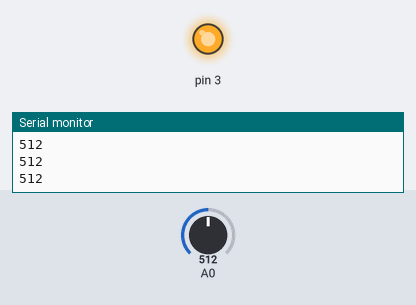
This sketch was run on a simulated Arduino Uno, built with avr-gcc and run on an emulated ATmega328P. On the bench: output pins drawn as LEDs (lit = HIGH), the last lines printed to the serial monitor. Inputs (shaded band) come from the test bench; at power-on: A0 = 512.

Above: at 1.2 s.
1.3 s: A0 set to 209
2.8 s: A0 set to 186
At 3.1 s:
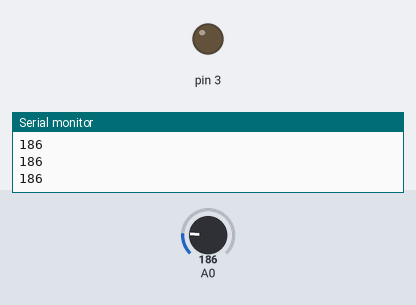
4.3 s: A0 set to 210
At 5.5 s:
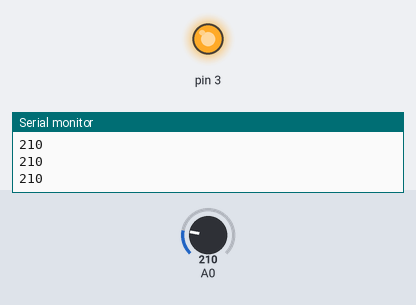
5.8 s: A0 set to 190
At 7.1 s:
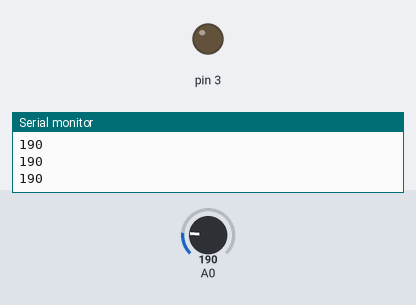
Timing chart, 0 to 8.3 s (numbered marks = the images above; inputs shaded):
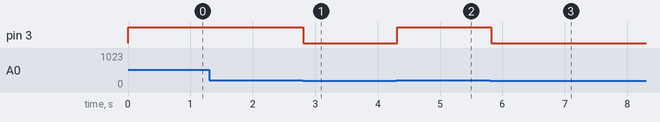

Measured:
- the behaviour switches between 201 and 200 on A0 (found by bisection; images 0 and 1)
- after the input at 2.8 s, pin 3: HIGH → LOW at once
- after the input at 4.3 s, pin 3: LOW → HIGH at once
- after the input at 5.8 s, pin 3: HIGH → LOW at once

The sketch:

Water_sensor.ino
```cpp
int water_value;
void setup() {
  // put your setup code here, to run once:
  pinMode(A0,INPUT);
  pinMode(3, OUTPUT);
  Serial.begin(9600);
}

void loop() {
  // put your main code here, to run repeatedly:
  water_value = analogRead(A0);

  if(water_value > 200){
    digitalWrite(3, HIGH);
  }
  else{
    digitalWrite(3, LOW);
  }
  Serial.println(analogRead(A0));
  delay(100);
}
```
